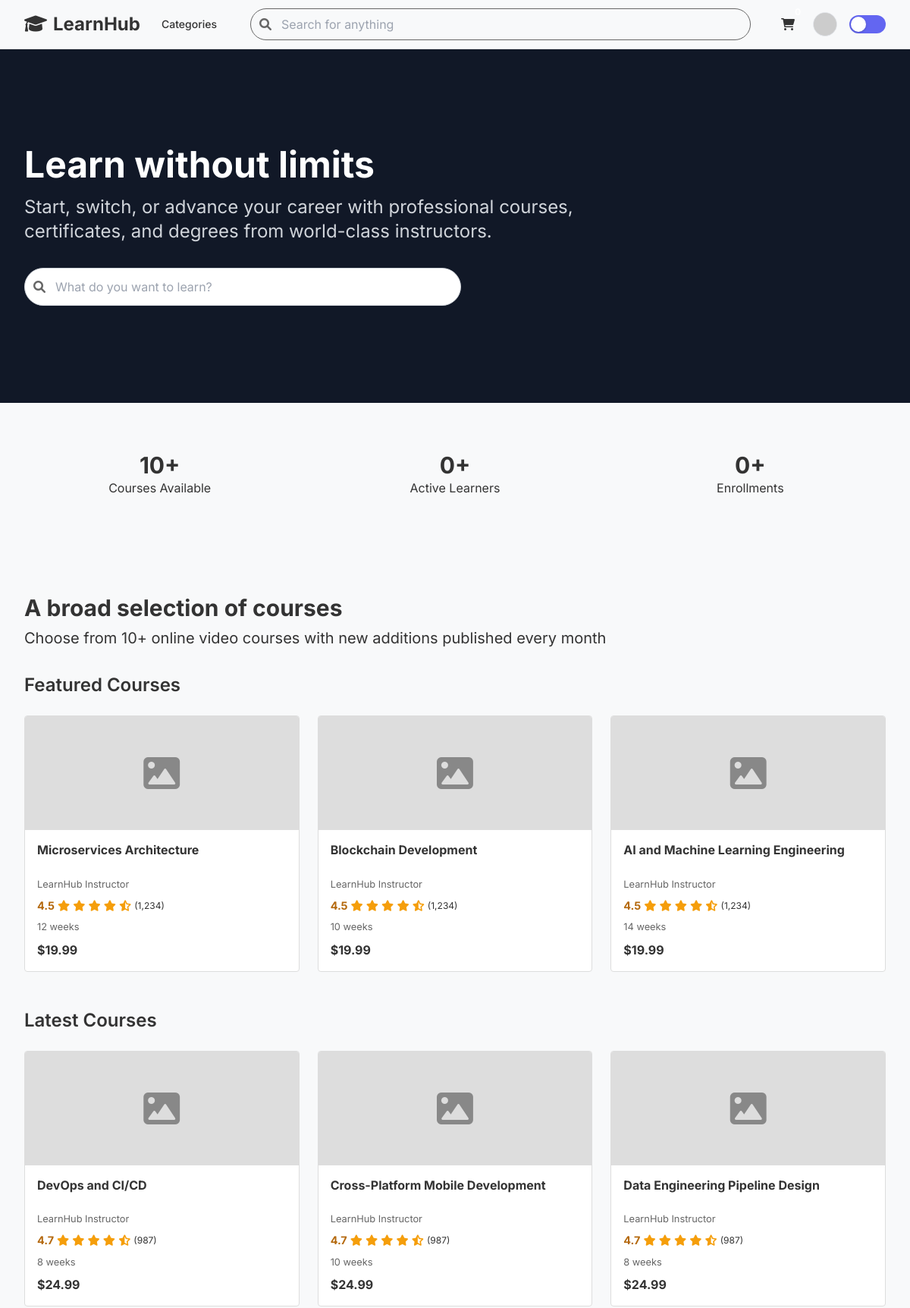
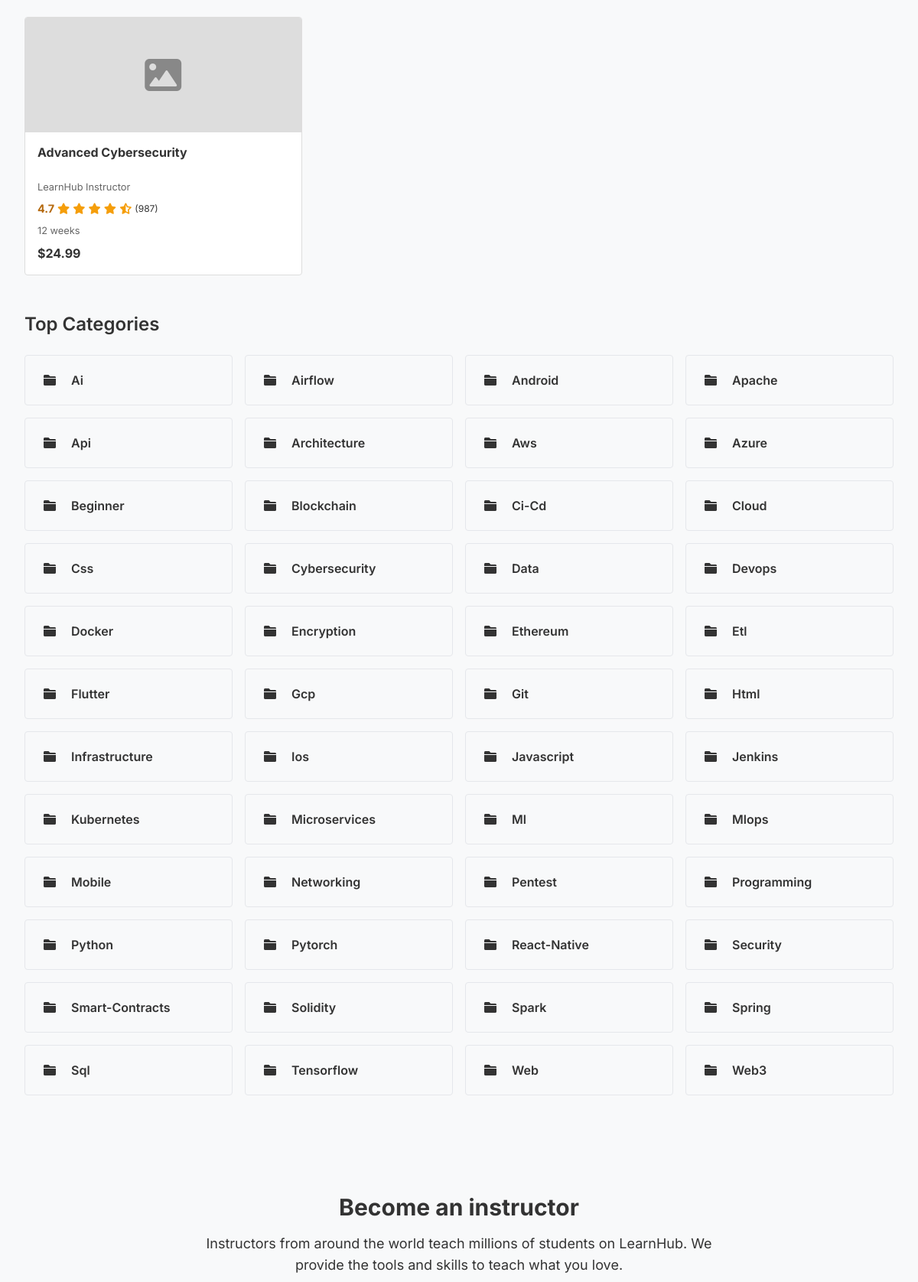
Screenshot of / (signed in, upper part) with the database file from the repository (2 pictures, top to bottom).
### app.py (models this page shows)
class Course(db.Model):
    id = db.Column(db.Integer, primary_key=True)
    title = db.Column(db.String(100), nullable=False)
    description = db.Column(db.Text, nullable=False)
    semantic_tags = db.Column(db.String(200))
    created_at = db.Column(db.DateTime, default=datetime.utcnow)
    user_id = db.Column(db.Integer, db.ForeignKey('user.id'))
    enrollments = db.relationship('Enrollment', backref='course', lazy=True)
    max_students = db.Column(db.Integer, default=50)
    start_date = db.Column(db.DateTime, default=datetime.utcnow)
    duration_weeks = db.Column(db.Integer, default=12)

### app.py (the view)
@app.route('/')
def home():
    featured_courses = Course.query.order_by(Course.created_at.desc()).limit(3).all()
    stats = {
        'total_courses': Course.query.count(),
        'total_students': User.query.count(),
        'total_enrollments': Enrollment.query.count()
    }
    categories = set()
    courses = Course.query.all()
    for course in courses:
        if course.semantic_tags:
            categories.update(tag.strip() for tag in course.semantic_tags.split(','))
    latest_courses = Course.query.order_by(Course.created_at.desc()).offset(3).limit(4).all()
    return render_template('index.html',
                         featured_courses=featured_courses,
                         latest_courses=latest_courses,
                         stats=stats,
                         categories=sorted(list(categories)))

### app.py (called while the page is built)
@login_manager.user_loader
def load_user(user_id):
    return User.query.get(int(user_id))

@app.context_processor
def inject_now():
    return {'now': datetime.utcnow} # Use utcnow for consistency

### templates/index.html (shortened to what this page needs)
{% extends "base.html" %}  {% block content %}
<div class="bg-gray-900 text-white">
  <div class="max-w-7xl mx-auto px-4 sm:px-6 lg:px-8 py-20 md:py-32">
    <div class="max-w-3xl">
      <h1 class="text-4xl md:text-5xl font-bold mb-4 leading-tight">
        Learn without limits
      </h1>
      <p class="text-xl md:text-2xl text-gray-300 mb-8">
        Start, switch, or advance your career with professional courses, certificates, and degrees from world-class instructors.
      </p>
      <div class="relative max-w-xl">
        <form action="{{ url_for('courses') }}" method="get" class="search-container mx-0">
          <span class="search-icon text-gray-400"></span>
          <input
            type="search"
            name="q"
            placeholder="What do you want to learn?"
            class="search-udemy block w-full !bg-white !text-gray-900 !border-gray-300 focus:!border-gray-900 py-3"
            value="{{ request.args.get('q', '') }}"
          />
          <button type="submit" class="absolute right-0 top-0 bottom-0 bg-primary text-white px-4 rounded-r-full hover:bg-primary-dark transition-colors">
             <i class="fas fa-search"></i>
          </button>
        </form>
      </div>
    </div>
  </div>
</div>
<div class="bg-primary-light py-12">
  <div class="max-w-7xl mx-auto px-4 sm:px-6 lg:px-8">
     <div class="grid grid-cols-1 md:grid-cols-3 gap-8 text-center">
       <div class="stat-card !bg-transparent !border-none !shadow-none">
         <p class="text-3xl font-bold text-primary">{{ stats.total_courses }}+</p>
         <p class="text-text-secondary">Courses Available</p>
       </div>
       <div class="stat-card !bg-transparent !border-none !shadow-none">
         <p class="text-3xl font-bold text-primary">{{ stats.total_students - 1 }}+</p>
         <p class="text-text-secondary">Active Learners</p>
       </div>
       <div class="stat-card !bg-transparent !border-none !shadow-none">
         <p class="text-3xl font-bold text-primary">{{ stats.total_enrollments }}+</p>
         <p class="text-text-secondary">Enrollments</p>
       </div>
     </div>
  </div>
</div>
<div class="bg-body-bg py-16">
  <div class="max-w-7xl mx-auto px-4 sm:px-6 lg:px-8">
    <h2 class="text-3xl font-bold text-text-primary mb-2">A broad selection of courses</h2>
    <p class="text-xl text-text-secondary mb-8">Choose from {{ stats.total_courses }}+ online video courses with new additions published every month</p>
    <h3 class="text-2xl font-semibold text-text-primary mb-6">Featured Courses</h3>
    <div class="course-grid mb-12">
      {% for course in featured_courses %}
      <a href="{{ url_for('courses') }}" class="block course-card-udemy">
        <div class="card-image">
          <i class="fas fa-image fa-3x"></i>
        </div>
        <div class="card-content">
          <div>
            <h4 class="card-title">{{ course.title }}</h4>
            <p class="card-instructor">LearnHub Instructor</p>
            <div class="card-rating">
              <span class="rating-value">4.5</span>
              <span class="stars">
                <i class="fas fa-star"></i>
                <i class="fas fa-star"></i>
                <i class="fas fa-star"></i>
                <i class="fas fa-star"></i>
                <i class="fas fa-star-half-alt"></i>
              </span>
              <span class="text-xs text-text-secondary">(1,234)</span>
            </div>
            <p class="card-details">{{ course.duration_weeks }} weeks</p>
          </div>
          <p class="card-price">$19.99</p>
        </div>
      </a>
      {% endfor %}
    </div>
    <h3 class="text-2xl font-semibold text-text-primary mb-6">Latest Courses</h3>
    <div class="course-grid mb-12">
      {% for course in latest_courses %}
      <a href="{{ url_for('courses') }}" class="block course-card-udemy">
        <div class="card-image">
          <i class="fas fa-image fa-3x"></i>
        </div>
        <div class="card-content">
          <div>
            <h4 class="card-title">{{ course.title }}</h4>
            <p class="card-instructor">LearnHub Instructor</p>
             <div class="card-rating">
              <span class="rating-value">4.7</span>
              <span class="stars">
                <i class="fas fa-star"></i>
                <i class="fas fa-star"></i>
                <i class="fas fa-star"></i>
                <i class="fas fa-star"></i>
                <i class="fas fa-star-half-alt"></i>
              </span>
              <span class="text-xs text-text-secondary">(987)</span>
            </div>
            <p class="card-details">{{ course.duration_weeks }} weeks</p>
          </div>
          <p class="card-price">$24.99</p>
        </div>
      </a>
      {% endfor %}
    </div>
    <h3 class="text-2xl font-semibold text-text-primary mb-6">Top Categories</h3>
    <div class="grid grid-cols-2 md:grid-cols-3 lg:grid-cols-4 gap-4">
      {% for category in categories %}
      <a href="{{ url_for('courses', category=category) }}" class="block p-4 bg-card-bg border border-border-color rounded hover:shadow-md transition-shadow">
        <div class="flex items-center space-x-3">
          <span class="inline-block h-8 w-8 rounded-full bg-primary-light flex items-center justify-center">
            <i class="fas fa-folder text-primary"></i>
          </span>
          <h4 class="font-semibold text-text-primary">{{ category|title }}</h4>
        </div>
      </a>
      {% endfor %}
    </div>
  </div>
</div>
<div class="bg-primary-light py-16">
  <div class="max-w-7xl mx-auto px-4 sm:px-6 lg:px-8 text-center">
    <h2 class="text-3xl font-bold text-text-primary mb-4">Become an instructor</h2>
    <p class="text-lg text-text-secondary mb-8 max-w-2xl mx-auto">Instructors from around the world teach millions of students on LearnHub. We provide the tools and skills to teach what you love.</p>
  </div>
</div>
{% endblock %}

### static/css/modern-ui.css (style rules this page uses)
:root { --primary: #0066CC; --primary-dark: #0052A3; --primary-light: #E6F0FF; --info: #00B7C2; --royal-blue: #4169E1; --secondary: #2ECC71; --secondary-dark: #25a25a; --accent: #A259FF; --accent-dark: #8e44ad; --success: var(--secondary); --danger: #e74c3c; --warning: #F1C40F; --gray-100: #F8F9FA; --gray-200: #DDDDDD; --gray-300: #CCCCCC; --gray-500: #888888; --gray-700: #666666; --gray-900: #333333; --body-bg: var(--gray-100); --card-bg: #FFFFFF; --text-primary: var(--gray-900); --text-secondary: var(--gray-700); --border-color: var(--gray-200); --shadow-sm: 0 1px 2px 0 rgba(0, 0, 0, 0.05); --shadow: 0 2px 4px 0 rgba(0, 0, 0, 0.08); --shadow-md: 0 4px 8px 0 rgba(0, 0, 0, 0.1); --shadow-lg: 0 8px 16px 0 rgba(0, 0, 0, 0.1); }
body { background-color: var(--body-bg); color: var(--text-primary); transition: background-color 0.3s ease, color 0.3s ease; font-family: 'Inter', sans-serif; }
.course-card-udemy { border-radius: 4px; overflow: hidden; transition: box-shadow 0.2s ease-in-out; border: 1px solid var(--border-color); background: var(--card-bg); box-shadow: none; display: flex; flex-direction: column; height: 100%; }
.course-card-udemy .card-image { height: 150px; background-color: var(--gray-200); display: flex; align-items: center; justify-content: center; color: var(--gray-500); }
.course-card-udemy .card-content { padding: 1rem; flex-grow: 1; display: flex; flex-direction: column; justify-content: space-between; }
.course-card-udemy .card-title { font-weight: 700; color: var(--text-primary); margin-bottom: 0.25rem; line-height: 1.3; display: -webkit-box; -webkit-line-clamp: 2; -webkit-box-orient: vertical; overflow: hidden; text-overflow: ellipsis; min-height: 2.6em; }
.course-card-udemy .card-instructor, .course-card-udemy .card-details { font-size: 0.8rem; color: var(--text-secondary); margin-bottom: 0.5rem; }
.course-card-udemy .card-rating { display: flex; align-items: center; font-size: 0.9rem; margin-bottom: 0.5rem; }
.course-card-udemy .card-rating .stars { color: #f59e0b; margin-right: 0.25rem; }
.course-card-udemy .card-rating .rating-value { font-weight: 700; color: #b4690e; margin-right: 0.25rem; }
.course-card-udemy .card-price { font-size: 1rem; font-weight: 700; color: var(--text-primary); margin-top: auto; }
.search-udemy { border: 1px solid var(--gray-700); border-radius: 9999px; background-color: var(--gray-100); padding: 0.5rem 1rem 0.5rem 2.5rem; transition: background-color 0.2s ease, border-color 0.2s ease; width: 100%; }
.search-container { position: relative; flex-grow: 1; margin: 0 1rem; }
.search-container .search-icon { position: absolute; left: 0.75rem; top: 50%; transform: translateY(-50%); color: var(--text-secondary); pointer-events: none; }
.stat-card { border-radius: 4px; padding: 1rem; background-color: var(--card-bg); border: 1px solid var(--border-color); }
.course-grid { display: grid; gap: 1.5rem; grid-template-columns: repeat(auto-fill, minmax(280px, 1fr)); }

### rows the page displays
Course: title "Microservices Architecture", duration_weeks "12"
Course: title "Blockchain Development", duration_weeks "10"
Course: title "AI and Machine Learning Engineering", duration_weeks "14"
Course: title "DevOps and CI/CD", duration_weeks "8"
Course: title "Cross-Platform Mobile Development", duration_weeks "10"
Course: title "Data Engineering Pipeline Design", duration_weeks "8"
Course: title "Advanced Cybersecurity", duration_weeks "12"

### other values shown
{{ stats.total_courses }} "10"
{{ stats.total_students - 1 }} "0"
{{ stats.total_enrollments }} "0"
{{ category|title }} "Ai" "Airflow" "Android" "Apache" "Api" "Architecture" "Aws" "Azure" "Beginner" "Blockchain" "Ci-Cd" "Cloud" "Css" "Cybersecurity" "Data" "Devops" "Docker" "Encryption" "Ethereum" "Etl" "Flutter" "Gcp" "Git" "Html" "Infrastructure" "Ios" "Javascript" "Jenkins" "Kubernetes" "Microservices" "Ml" "Mlops" "Mobile" "Networking" "Pentest" "Programming" "Python" "Pytorch" "React-Native" "Security" "Smart-Contracts" "Solidity" "Spark" "Spring" "Sql" "Tensorflow" "Web" "Web3"
